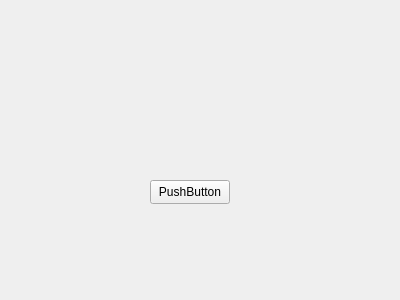
<?xml version="1.0" encoding="UTF-8"?>
<ui version="4.0">
 <class>Form</class>
 <widget class="QWidget" name="Form">
  <property name="geometry">
   <rect>
    <x>0</x>
    <y>0</y>
    <width>400</width>
    <height>300</height>
   </rect>
  </property>
  <property name="windowTitle">
   <string>Form</string>
  </property>
  <widget class="QPushButton" name="pushButton">
   <property name="geometry">
    <rect>
     <x>150</x>
     <y>180</y>
     <width>80</width>
     <height>24</height>
    </rect>
   </property>
   <property name="text">
    <string>PushButton</string>
   </property>
  </widget>
 </widget>
 <resources/>
 <connections/>
</ui>
